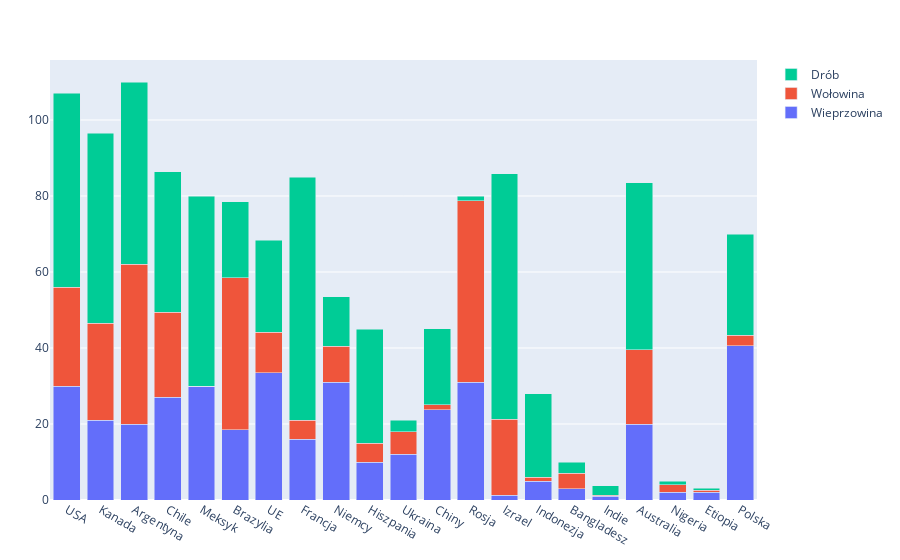

Source (notebook cell):
### Markdown cell above
<h3>Spożycie mięsa w wybranych krajach</h3>
Na następnych wykresach przedstawimy spożycie mięsa w wybranych krajach oraz zużycie wody jakie ono generuje - na osobę oraz jako cały kraj. Warto zwrócić uwagę na różnice w ilości spożywanego mięsa w różnych krajach oraz jak to się rozkłąda patrząc na rodzaj mięsa - często powodem jest religia.

### Code cell
kraje2 = DataFrame(CSV.File("krajev2.csv"))
show(kraje2,allrows=true,allcols=true)

using PlotlyJS
kraje = kraje2[:,"kraje"]
y1=kraje2[:,"pork"]
y2=kraje2[:,"beef"]
y3=kraje2[:,"poultry"]
w = plot([
    bar(name="Wieprzowina", x=kraje, y=y1)
    bar(name="Wołowina", x=kraje, y=y2)
    bar(name="Drób", x=kraje, y=y3)
], Layout(barmode="stack"))

### Figure 1 — Plotly figure (JSON) as saved in the notebook; plotly's stock layout.template omitted (floating-point values rounded to 4 significant figures)
{"data": [{"name": "Wieprzowina", "type": "bar", "x": ["USA", "Kanada", "Argentyna", "Chile", "Meksyk", "Brazylia", "UE", "Francja", "Niemcy", "Hiszpania", "Ukraina", "Chiny", "Rosja", "Izrael", "Indonezja", "Bangladesz", "Indie", "Australia", "Nigeria", "Etiopia", "Polska"], "y": [30, 21, 20, 27, 30, 18.5, 33.5, 16, 31, 10, 12, 23.7, 31, 1.3, 5, 3, 1, 20, 2, 2, 40.6]}, {"name": "Wołowina", "type": "bar", "x": ["USA", "Kanada", "Argentyna", "Chile", "Meksyk", "Brazylia", "UE", "Francja", "Niemcy", "Hiszpania", "Ukraina", "Chiny", "Rosja", "Izrael", "Indonezja", "Bangladesz", "Indie", "Australia", "Nigeria", "Etiopia", "Polska"], "y": [26, 25.5, 42, 22.4, 0, 40, 10.6, 5, 9.4, 5, 6, 1.4, 47.7, 20, 1, 4, 0.2, 19.5, 2, 0.55, 2.8]}, {"name": "Drób", "type": "bar", "x": ["USA", "Kanada", "Argentyna", "Chile", "Meksyk", "Brazylia", "UE", "Francja", "Niemcy", "Hiszpania", "Ukraina", "Chiny", "Rosja", "Izrael", "Indonezja", "Bangladesz", "Indie", "Australia", "Nigeria", "Etiopia", "Polska"], "y": [51, 50, 48, 37, 50, 20, 24.3, 64, 13.1, 30, 3, 20, 1.3, 64.5, 22, 3, 2.5, 44, 1, 0.55, 26.6]}], "layout": {"barmode": "stack", "margin": {"b": 50, "l": 50, "r": 50, "t": 60}}}
